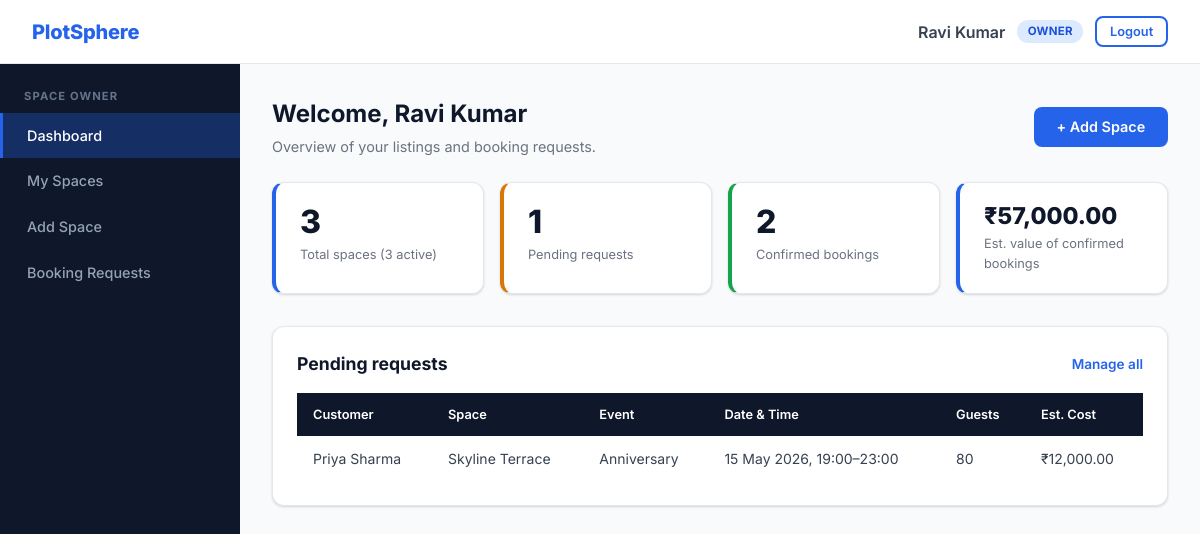
Screenshot of /owner/home.php (signed in) with the database file from the repository.
### tables this page shows
CREATE TABLE users (
  id INT AUTO_INCREMENT PRIMARY KEY,
  username VARCHAR(50) UNIQUE NOT NULL,
  password VARCHAR(255) NOT NULL,
  role ENUM('admin', 'owner', 'user') NOT NULL DEFAULT 'user',
  full_name VARCHAR(100),
  email VARCHAR(100),
  status ENUM('active','inactive') NOT NULL DEFAULT 'active',
  created_at DATETIME DEFAULT CURRENT_TIMESTAMP
);

CREATE TABLE bookings (
  id INT AUTO_INCREMENT PRIMARY KEY,
  user_id INT NOT NULL,
  space_id INT NOT NULL,
  event_type VARCHAR(100),
  booking_date DATE NOT NULL,
  start_time TIME NOT NULL,
  end_time TIME NOT NULL,
  guests INT,
  notes TEXT NULL,
  theme VARCHAR(100),
  addons VARCHAR(255),
  budget ENUM('basic','prime','luxury') DEFAULT 'basic',
  total_amount DECIMAL(10,2),
  status ENUM('pending','confirmed','rejected','cancelled') NOT NULL DEFAULT 'pending',
  created_at DATETIME DEFAULT CURRENT_TIMESTAMP,
  FOREIGN KEY (user_id) REFERENCES users(id),
  FOREIGN KEY (space_id) REFERENCES spaces(id)
);

CREATE TABLE spaces (
  id INT AUTO_INCREMENT PRIMARY KEY,
  owner_id INT NOT NULL,
  name VARCHAR(100) NOT NULL,
  location VARCHAR(150) NOT NULL,
  capacity INT NOT NULL,
  price_per_hour DECIMAL(10,2) NOT NULL,
  description TEXT,
  themes VARCHAR(255),
  amenities VARCHAR(255),
  photo VARCHAR(255) NULL DEFAULT NULL,
  status ENUM('active','inactive') DEFAULT 'active',
  created_at DATETIME DEFAULT CURRENT_TIMESTAMP,
  FOREIGN KEY (owner_id) REFERENCES users(id)
);

### db/connect.php (called while the page is built, shortened)
<?php
$user = 'root';

### auth/check.php (called while the page is built)
<?php
require_once __DIR__ . '/../includes/bootstrap.php';
require_login();

### owner/home.php (the view, shortened to what this page needs)
<?php
require_once __DIR__ . '/../auth/check.php';
$user = require_role('owner');
$ownerId = (int)$user['id'];
$spaceStats = db_one("SELECT COUNT(*) AS total, COALESCE(SUM(status = 'active'), 0) AS active FROM spaces WHERE owner_id = ?", [$ownerId]);
$bookingStats = db_one(
    "SELECT COUNT(*) AS total,
            COALESCE(SUM(b.status = 'pending'), 0) AS pending,
            COALESCE(SUM(b.status = 'confirmed'), 0) AS confirmed,
            COALESCE(SUM(CASE WHEN b.status = 'confirmed' THEN b.total_amount END), 0) AS revenue
     FROM bookings b JOIN spaces s ON s.id = b.space_id WHERE s.owner_id = ?",
    [$ownerId]
);
$pending = db_all(
    "SELECT b.*, s.name AS space_name, u.full_name AS customer_name, u.username AS customer_username
     FROM bookings b JOIN spaces s ON s.id = b.space_id JOIN users u ON u.id = b.user_id
     WHERE s.owner_id = ? AND b.status = 'pending' ORDER BY b.booking_date LIMIT 5",
    [$ownerId]
);
require __DIR__ . '/../includes/header.php';
?>
<div class="page-header page-header-row">
  <div>
    <h1>Welcome, <?php echo e($user['full_name'] ?: $user['username']); ?></h1>
    <p>Overview of your listings and booking requests.</p>
  </div>
  <a class="btn btn-primary" href="<?php echo e(url('owner/add_space.php')); ?>">+ Add Space</a>
</div>
<div class="stats-grid">
  <div class="stat-card"><div class="stat-number"><?php echo (int)$spaceStats['total']; ?></div><div class="stat-label">Total spaces (<?php echo (int)$spaceStats['active']; ?> active)</div></div>
  <div class="stat-card stat-warning"><div class="stat-number"><?php echo (int)$bookingStats['pending']; ?></div><div class="stat-label">Pending requests</div></div>
  <div class="stat-card stat-success"><div class="stat-number"><?php echo (int)$bookingStats['confirmed']; ?></div><div class="stat-label">Confirmed bookings</div></div>
  <div class="stat-card"><div class="stat-number stat-money"><?php echo money($bookingStats['revenue']); ?></div><div class="stat-label">Est. value of confirmed bookings</div></div>
</div>
<div class="card">
  <div class="card-header"><h2>Pending requests</h2><a href="<?php echo e(url('owner/bookings.php?status=pending')); ?>">Manage all</a></div>
  <?php if ($pending): ?>
    <div class="table-wrap">
      <table>
        <thead><tr><th>Customer</th><th>Space</th><th>Event</th><th>Date &amp; Time</th><th>Guests</th><th>Est. Cost</th></tr></thead>
        <tbody>
        <?php foreach ($pending as $b): ?>
          <tr>
            <td data-label="Customer"><?php echo e($b['customer_name'] ?: $b['customer_username']); ?></td>
            <td data-label="Space"><?php echo e($b['space_name']); ?></td>
            <td data-label="Event"><?php echo e($b['event_type'] ?: '—'); ?></td>
            <td data-label="Date &amp; Time"><?php echo e(date('d M Y', strtotime($b['booking_date'])) . ', ' . substr($b['start_time'], 0, 5) . '–' . substr($b['end_time'], 0, 5)); ?></td>
            <td data-label="Guests"><?php echo (int)$b['guests']; ?></td>
            <td data-label="Est. Cost"><?php echo money($b['total_amount']); ?></td>
          </tr>
        <?php endforeach; ?>
        </tbody>
      </table>
    </div>
  <?php else: ?>
    <div class="empty-state">No pending requests right now.</div>
  <?php endif; ?>
</div>
<?php require __DIR__ . '/../includes/footer.php'; ?>

### includes/header.php (shortened to what this page needs)
<?php
$user = current_user();
$current = substr(str_replace('\\', '/', (string)($_SERVER['SCRIPT_NAME'] ?? '')), strlen(base_url()) + 1);
$menus = [
    'user' => ['Customer' => [
        'user/home.php' => 'Dashboard',
        'user/browse.php' => 'Browse Spaces',
        'user/my_bookings.php' => 'My Bookings',
    ]],
    'owner' => ['Space Owner' => [
        'owner/home.php' => 'Dashboard',
        'owner/my_spaces.php' => 'My Spaces',
        'owner/add_space.php' => 'Add Space',
        'owner/bookings.php' => 'Booking Requests',
    ]],
    'admin' => ['Administrator' => [
        'admin/home.php' => 'Dashboard',
        'admin/users.php' => 'Users',
        'admin/spaces.php' => 'Spaces',
        'admin/bookings.php' => 'Bookings',
    ]],
];
$aliases = ['user/space.php' => 'user/browse.php', 'user/book.php' => 'user/browse.php', 'owner/edit_space.php' => 'owner/my_spaces.php'];
$activeLink = $aliases[$current] ?? $current;
?>
<!DOCTYPE html>
<html lang="en">
<head>
  <link rel="stylesheet" href="<?php echo e(url('css/styles.css')); ?>">
</head>
<body>
<?php if ($user): ?>
  <header class="topbar">
    <a class="navbar-brand" href="<?php echo e(url(home_for_role($user['role']))); ?>">PlotSphere</a>
    <div class="topbar-user">
      <span class="user"><?php echo e($user['full_name'] ?: $user['username']); ?></span>
      <?php echo status_badge($user['role']); ?>
      <form method="post" action="<?php echo e(url('logout.php')); ?>" class="inline-form">
        <button class="btn btn-outline btn-sm" type="submit">Logout</button>
      </form>
    </div>
  </header>
  <div class="dashboard-layout">
    <nav class="sidebar" aria-label="Main navigation">
      <?php foreach ($menus[$user['role']] ?? [] as $section => $links): ?>
        <div class="sidebar-section"><?php echo e($section); ?></div>
        <?php foreach ($links as $href => $label): ?>
          <a class="sidebar-link<?php echo $activeLink === $href ? ' active' : ''; ?>" href="<?php echo e(url($href)); ?>"><?php echo e($label); ?></a>
        <?php endforeach; ?>
      <?php endforeach; ?>
    </nav>
    <main class="main-content">
<?php endif; ?>

### includes/bootstrap.php (shortened to what this page needs)
<?php
require_once __DIR__ . '/../db/connect.php';
function e($value): string
{
    return htmlspecialchars((string)$value, ENT_QUOTES, 'UTF-8');
}
function base_url(): string
{
    static $base = null;
    if ($base !== null) {
        return $base;
    }
    $root = realpath((string)($_SERVER['DOCUMENT_ROOT'] ?? '')) ?: '';
    $app = realpath(__DIR__ . '/..') ?: '';
    if ($root !== '' && stripos($app, $root) === 0) {
        $base = str_replace('\\', '/', substr($app, strlen($root)));
    } else {
        $base = '/metromingle';
    }
    $base = '/' . trim($base, '/');
    if ($base === '/') {
        $base = '';
    }
    return $base;
}
function url(string $path = ''): string
{
    return base_url() . '/' . ltrim($path, '/');
}
function money($amount): string
{
    return '₹' . number_format((float)$amount, 2);
}
function status_badge(string $status): string
{
    $map = [
        'active' => 'success', 'confirmed' => 'success',
        'pending' => 'warning',
        'inactive' => 'gray', 'cancelled' => 'gray',
        'rejected' => 'danger',
        'admin' => 'danger', 'owner' => 'blue', 'user' => 'gray',
    ];
    $label = $status === 'user' ? 'customer' : $status;
    return '<span class="badge badge-' . ($map[$status] ?? 'gray') . '">' . e($label) . '</span>';
}
function db_run(string $sql, array $params = []): mysqli_stmt
{
    global $conn;
    $stmt = $conn->prepare($sql);
    if ($params) {
        $types = '';
        foreach ($params as $p) {
            $types .= is_int($p) ? 'i' : (is_float($p) ? 'd' : 's');
        }
        $values = array_values($params);
        $stmt->bind_param($types, ...$values);
    }
    $stmt->execute();
    return $stmt;
}
function db_all(string $sql, array $params = []): array
{
    $result = db_run($sql, $params)->get_result();
    return $result ? $result->fetch_all(MYSQLI_ASSOC) : [];
}
function db_one(string $sql, array $params = []): ?array
{
    return db_all($sql, $params)[0] ?? null;
}
function home_for_role(string $role): string
{
    return ['admin' => 'admin/home.php', 'owner' => 'owner/home.php'][$role] ?? 'user/home.php';
}
function current_user(): ?array
{
    static $user = false;
    if ($user !== false) {
        return $user;
    }
    $user = null;
    if (!empty($_SESSION['user_id'])) {
        $row = db_one('SELECT id, username, role, full_name, email, status FROM users WHERE id = ?', [(int)$_SESSION['user_id']]);
        if ($row && $row['status'] === 'active') {
            $user = $row;
        } else {
            $_SESSION = [];
            session_regenerate_id(true);
        }
    }
    return $user;
}
function require_login(): array
{
    $user = current_user();
    return $user;
}
function require_role(string ...$roles): array
{
    $user = require_login();
    return $user;
}

### rows the page displays
users: full_name "Ravi Kumar", role "OWNER"
bookings: user.full_name "Priya Sharma", space.name "Skyline Terrace", event_type "Anniversary", booking_date+start_time+end_time "15 May 2026, 19:00–23:00", guests "80", total_amount "₹12,000.00"

### other values shown
$section "SPACE OWNER"
$label "Dashboard"
$label "My Spaces"
$label "Add Space"
$label "Booking Requests"
$spaceStats['total'] "3"
$spaceStats['active'] "3"
$bookingStats['pending'] "1"
$bookingStats['confirmed'] "2"
money($bookingStats['revenue']) "₹57,000.00"
